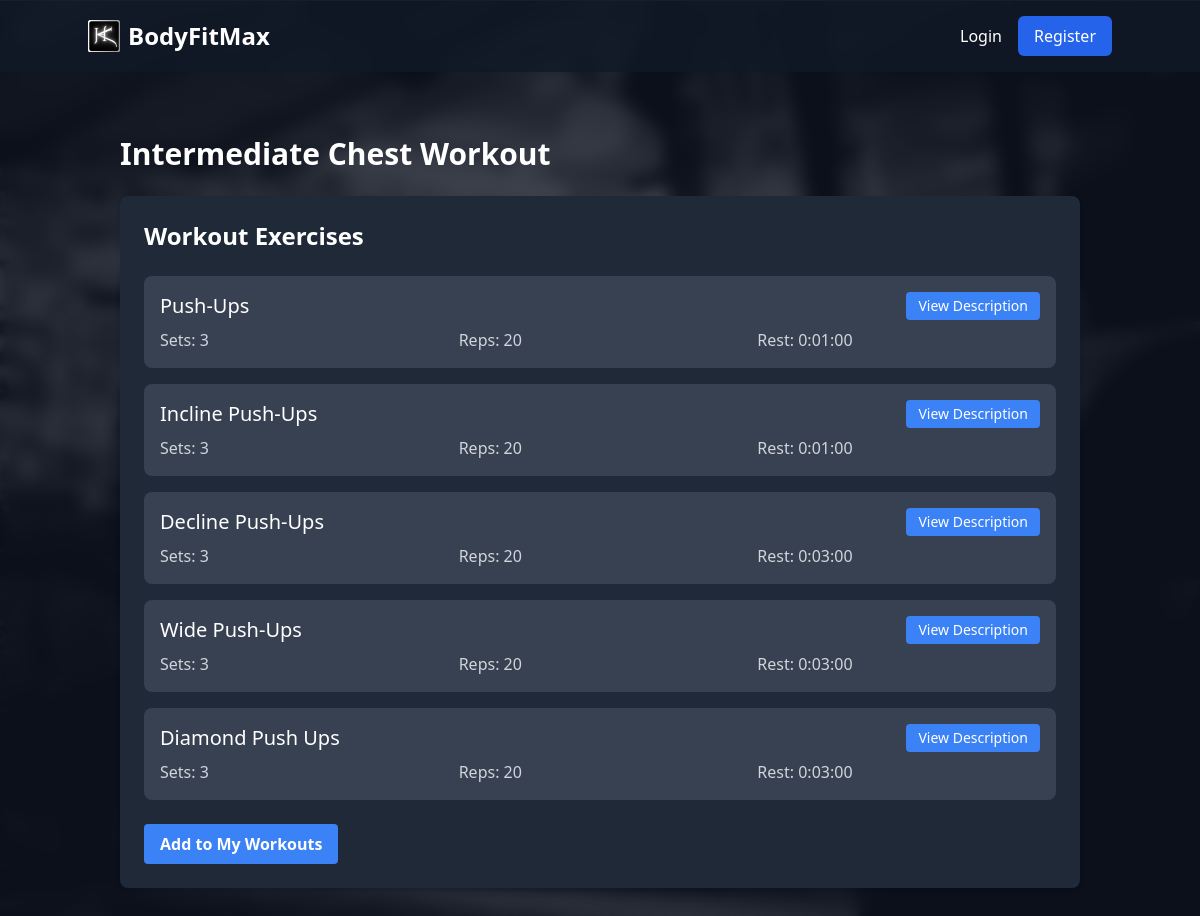
Page /workout-program/4/ on the committed database.
### fitness/models.py (models this page shows, shortened)
class WorkoutProgram(models.Model):
    name = models.CharField(max_length=100)
    description = models.TextField()
    target_area = models.CharField(max_length=50)
    difficulty = models.CharField(max_length=20, choices=[
        ('beginner', 'Beginner'),
        ('intermediate', 'Intermediate'),
        ('advanced', 'Advanced')
    ])
    created_at = models.DateTimeField(auto_now_add=True)
    updated_at = models.DateTimeField(auto_now=True)
    image = models.ImageField(upload_to='workout_programs/', blank=True, null=True)  # New field

class WorkoutExercise(models.Model):
    workout_program = models.ForeignKey(WorkoutProgram, on_delete=models.CASCADE)
    exercise = models.ForeignKey('Exercise', on_delete=models.CASCADE)
    sets = models.IntegerField()
    reps = models.IntegerField()
    rest_time = models.DurationField()
    order = models.IntegerField(default=0)

class Exercise(models.Model):
    name = models.CharField(max_length=100)
    description = models.TextField()
    equipment_needed = models.CharField(max_length=200, blank=True, default='No equipment')
    muscle_group = models.CharField(max_length=50)
    created_at = models.DateTimeField(auto_now_add=True)
    updated_at = models.DateTimeField(auto_now=True)

### fitness/views.py (the view)
# urls.py: path('workout-program/<int:pk>/', views.WorkoutProgramDetailView.as_view(), name='workout_program_detail'),
class WorkoutProgramDetailView(DetailView):
    model = WorkoutProgram
    template_name = 'fitness/workout_program_detail.html'
    context_object_name = 'program'  # Changed from 'workout_program' to 'program' to match template

### fitness/templates/fitness/workout_program_detail.html (shortened to what this page needs)
{% extends 'fitness/base.html' %}
{% block content %}
<div class="container mx-auto px-4 py-8">
    <div class="flex justify-between items-center mb-6">
        <h1 class="text-3xl font-bold text-white">{{ program.name }}</h1>
    </div>
    <div class="bg-gray-800 rounded-lg shadow-md p-6">
        <h2 class="text-2xl font-semibold text-white mb-6">Workout Exercises</h2>
        {% if program.workoutexercise_set.all %}
            <div class="space-y-4">
                {% for workout_exercise in program.workoutexercise_set.all|dictsort:"order" %}
                    <div class="bg-gray-700 p-4 rounded-lg">
                        <div class="flex justify-between items-start mb-2">
                            <h3 class="text-xl font-medium text-white">{{ workout_exercise.exercise.name }}</h3>
                            <button onclick="showDescription('description-{{ workout_exercise.id }}')"
                                    class="bg-blue-500 hover:bg-blue-600 text-white px-3 py-1 rounded text-sm">
                                View Description
                            </button>
                        </div>
                        <div class="grid grid-cols-1 md:grid-cols-3 gap-4 text-gray-300">
                            <div>
                                <span class="font-medium">Sets:</span> {{ workout_exercise.sets }}
                            </div>
                            <div>
                                <span class="font-medium">Reps:</span> {{ workout_exercise.reps }}
                            </div>
                            <div>
                                <span class="font-medium">Rest:</span> {{ workout_exercise.rest_time }}
                            </div>
                        </div>
                    </div>
                {% endfor %}
            </div>
        {% else %}
            <p class="text-gray-400">No exercises have been added to this program yet.</p>
        {% endif %}
        {% if not user.is_staff %}
            <div class="mt-6">
                <form method="post" action="{% url 'add_user_workout' program.id %}">
                    <button type="submit"
                            class="bg-blue-500 hover:bg-blue-600 text-white font-bold py-2 px-4 rounded">
                        Add to My Workouts
                    </button>
                </form>
            </div>
        {% endif %}
    </div>
</div>
{% endblock %}

### fitness/templates/fitness/base.html (shortened to what this page needs)
{% load static %}
<!DOCTYPE html>
<html lang="en" class="h-full">
<head>
    <link href="https://cdn.jsdelivr.net/npm/tailwindcss@2.2.19/dist/tailwind.min.css" rel="stylesheet">
</head>
<body class="h-full text-gray-100 bg-image">
    <div class="min-h-full bg-blur">
        <nav class="bg-gray-900 bg-opacity-80 p-4">
            <div class="container mx-auto flex justify-between items-center">
                <a href="{% url 'home' %}" class="flex items-center">
                    <img src="{% static 'images/LogoHarvz.jpg' %}" alt="BodyFitMax Logo" class="h-8 w-auto mr-2">
                    <span class="text-white text-2xl font-bold">BodyFitMax</span>
                </a>
                <div class="flex items-center space-x-4">
                    {% if user.is_authenticated %}
                        {% if user.is_staff %}
                            <a href="{% url 'workout_program_list' %}" class="text-white hover:text-gray-300">Workout Programs</a>
                            <a href="{% url 'manage_users' %}" class="text-white hover:text-gray-300">View Users</a>
                        {% else %}
                            <a href="{% url 'profile' %}" class="text-white hover:text-gray-300">Profile</a>
                            <a href="{% url 'workout_program_list' %}" class="text-white hover:text-gray-300">Workout Programs</a>
                            <a href="{% url 'track_progress' %}" class="text-white hover:text-gray-300">Track Progress</a>
                            <a href="{% url 'user_workouts' %}" class="text-white hover:text-gray-300">My Workouts</a>
                        {% endif %}
                        <a href="{% url 'logout' %}" class="bg-red-600 hover:bg-red-700 text-white px-4 py-2 rounded-md transition duration-300">Logout</a>
                    {% else %}
                        <a href="{% url 'login' %}" class="text-white hover:text-gray-300">Login</a>
                        <a href="{% url 'register' %}" class="bg-blue-600 hover:bg-blue-700 text-white px-4 py-2 rounded-md transition duration-300">Register</a>
                    {% endif %}
                </div>
            </div>
        </nav>
        <main class="container mx-auto mt-8 px-4">
            {% block content %}
            {% endblock %}
        </main>
    </div>
</body>
</html>

### rows in the picture
WorkoutProgram: name "Intermediate Chest Workout"
WorkoutExercise: exercise.name "Push-Ups", sets "3", reps "20", rest_time "0:01:00"
WorkoutExercise: exercise.name "Incline Push-Ups", sets "3", reps "20", rest_time "0:01:00"
WorkoutExercise: exercise.name "Decline Push-Ups", sets "3", reps "20", rest_time "0:03:00"
WorkoutExercise: exercise.name "Wide Push-Ups", sets "3", reps "20", rest_time "0:03:00"
WorkoutExercise: exercise.name "Diamond Push Ups", sets "3", reps "20", rest_time "0:03:00"
